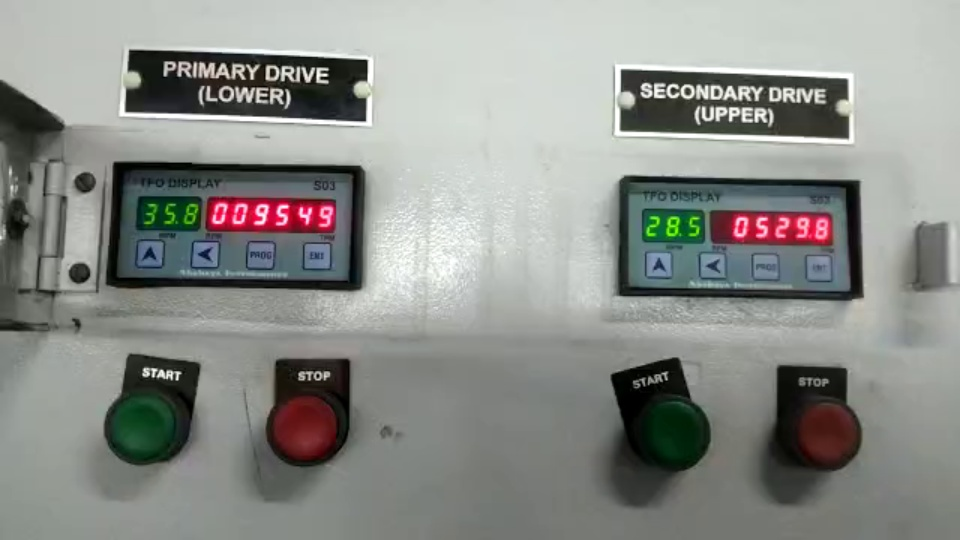
#> input picture General_OCR_Model_Implementation/Implementation/Test/frame_0.jpg, 960 x 540 px, found by its file name
$ python multiple_rois_with_multiple_ocrs_osd.py
#> lines starting #> are read from the running program, lines starting #| are printed output that depends on the picture; after the words box and inside, x2 and y2 are one past the last pixel; in counts of white or black regions, pixels touching at a corner belong together
#> (reads General_OCR_Model_Implementation/Implementation/images.txt from the repository)
import numpy as np
import cv2
import math
from scipy import ndimage
import pytesseract
from pytesseract import Output
import imutils
pytesseract.pytesseract.tesseract_cmd = 'D:\\roi_selection_and_ocr_with_orientation_correction-master\\tesseract.exe'

#####################################################################################################
# ORIENTATION CORRECTION/ADJUSTMENT


def orientation_correction(image_folder, save_image=True):
#> called with save_image = True
    paths = image_folder.readlines()
    orient_rotate_no = 0
    rotatedl = []
    for path in paths:
        IMAGE_FILE_LOCATION = path.strip()
        # print(IMAGE_FILE_LOCATION)
        img = cv2.imread(IMAGE_FILE_LOCATION)
#> img is the input picture: shape (540, 960, 3); mean B, G, R 137.8, 142.2, 139.7
        # GrayScale Conversion for the Canny Algorithm
        img_gray = cv2.cvtColor(img, cv2.COLOR_BGR2GRAY)
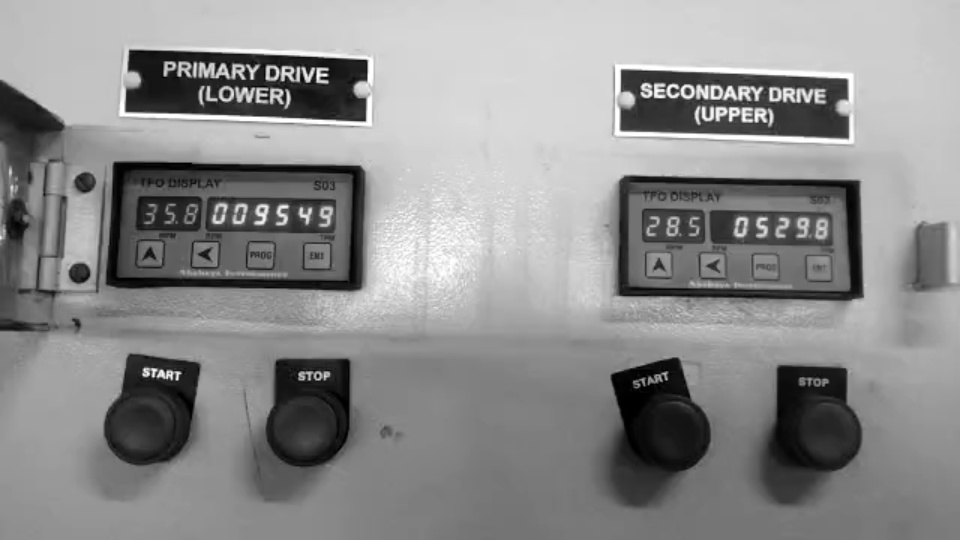
#> img_gray: shape (540, 960); min 0, max 255, mean 141
        # Canny Algorithm for edge detection was developed by John F. Canny not Kennedy!! :)
        img_edges = cv2.Canny(img_gray, 100, 100, apertureSize=3)
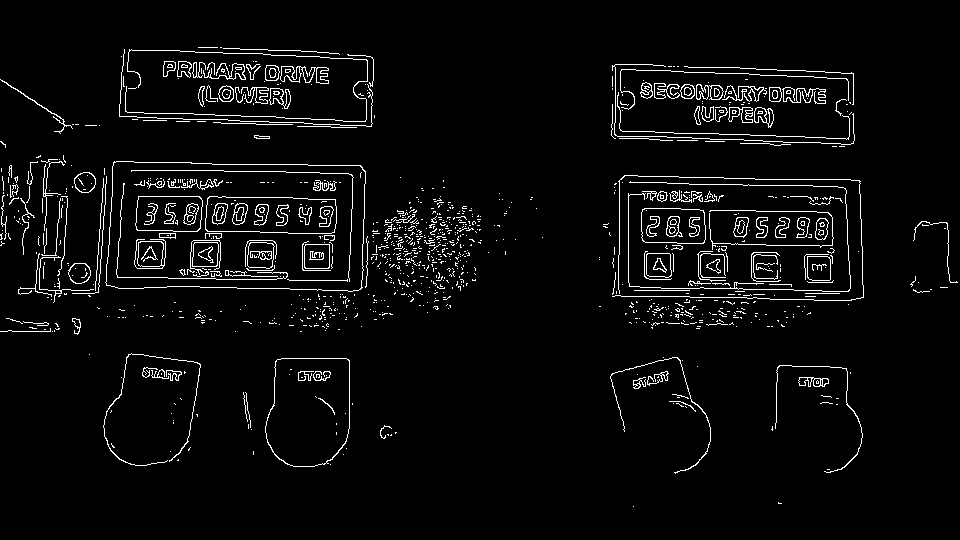
#> img_edges: shape (540, 960); 4.1% white in thin lines or dots, all inside (x1, y1, x2, y2) = (0, 47, 958, 507)
        # Using Houghlines to detect lines
        lines = cv2.HoughLinesP(img_edges, 1, math.pi / 180.0,
                                100, minLineLength=100, maxLineGap=5)
#> lines = [[162, 170, 275, 171]]
        print(lines)
#| [[[162 170 275 171]]]
        print(str(orient_rotate_no)+"*****************\n")
        if lines is None:
            orient_rotate_no += 1
            rotatedl.append('rotated/orientation_corrected' +
                            str(orient_rotate_no)+'.jpg')
            cv2.imwrite('rotated/orientation_corrected' +
                        str(orient_rotate_no)+'.jpg', img)
            continue
        # Finding angle of lines in polar coordinates
        angles = []
        for x1, y1, x2, y2 in lines[0]:
            angle = math.degrees(math.atan2(y2 - y1, x2 - x1))
            angles.append(angle)
#> this loop made 1 pass
#> (x1, y1, x2, y2, angle) on pass 1: (162, 170, 275, 171, 0.507)
#> after the loop, angles = [0.507]

        # Getting the median angle
        median_angle = np.median(angles)
#> median_angle = 0.507

        # Rotating the image with this median angle
        img_rotated = ndimage.rotate(img, median_angle)
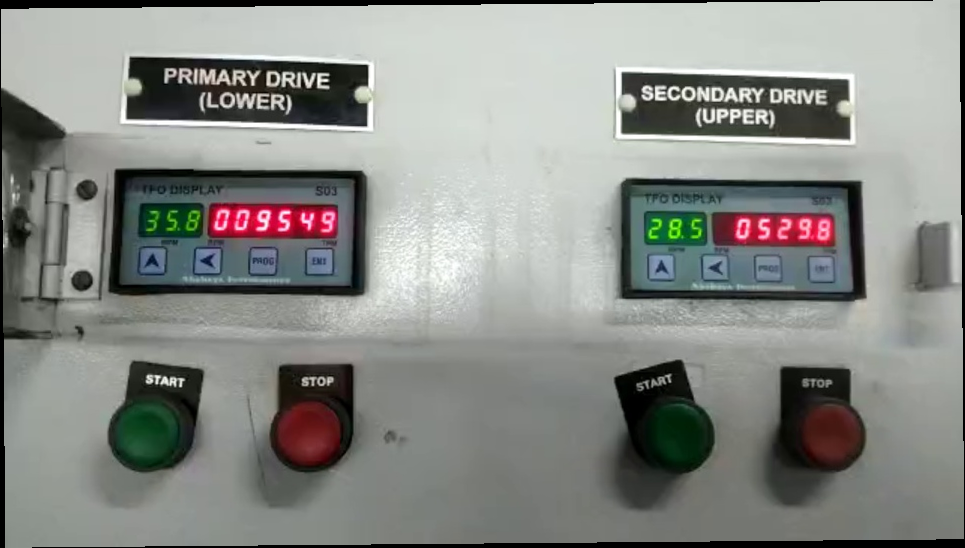
#> img_rotated: shape (548, 965, 3); mean B, G, R 134.6, 138.9, 136.5
        orient_rotate_no += 1
        rgb = cv2.cvtColor(img_rotated, cv2.COLOR_BGR2RGB)
#> (the run stopped early here; a loop or call above may not have finished)
